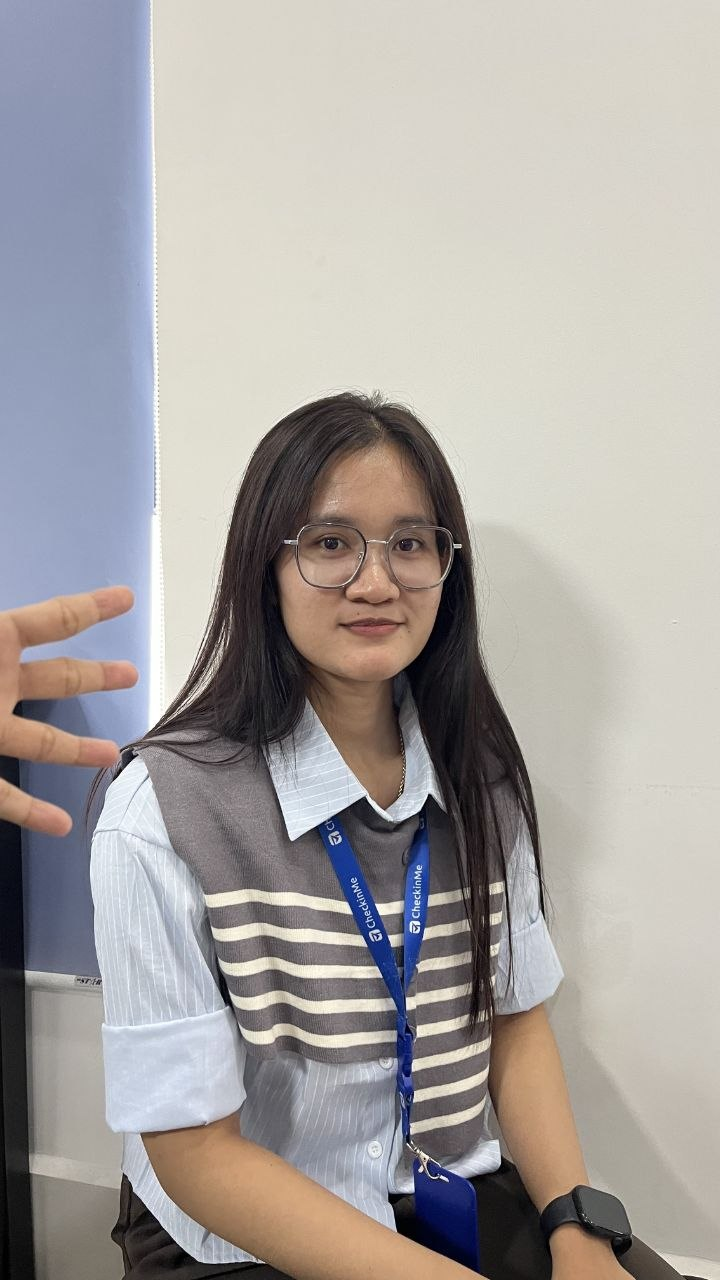
#> input picture testing-imgs/i1.jpg, 720 x 1280 px; its folder holds only this picture in this run
$ python -i benchmark_metrics.py   (imports and definitions only)   (older library calls are emulated)
#> lines starting #> are read from the running program, lines starting #| are printed output that depends on the picture
#> further down, picture is the input picture: PIL image 720x1280 RGB; mean R, G, B 167.6, 163.1, 160.7
"""
Portrait benchmarking metrics.
All public functions accept PIL Images and return scores 0-100 (higher = better).
"""

import numpy as np
import cv2
from PIL import Image
from skimage.metrics import structural_similarity
from typing import Optional, Tuple

# ---------------------------------------------------------------------------
# Internal helpers
# ---------------------------------------------------------------------------

def _to_bgr(img: Image.Image) -> np.ndarray:
    return cv2.cvtColor(np.array(img.convert("RGB")), cv2.COLOR_RGB2BGR)

def _to_gray(img: Image.Image) -> np.ndarray:
    return np.array(img.convert("L"))
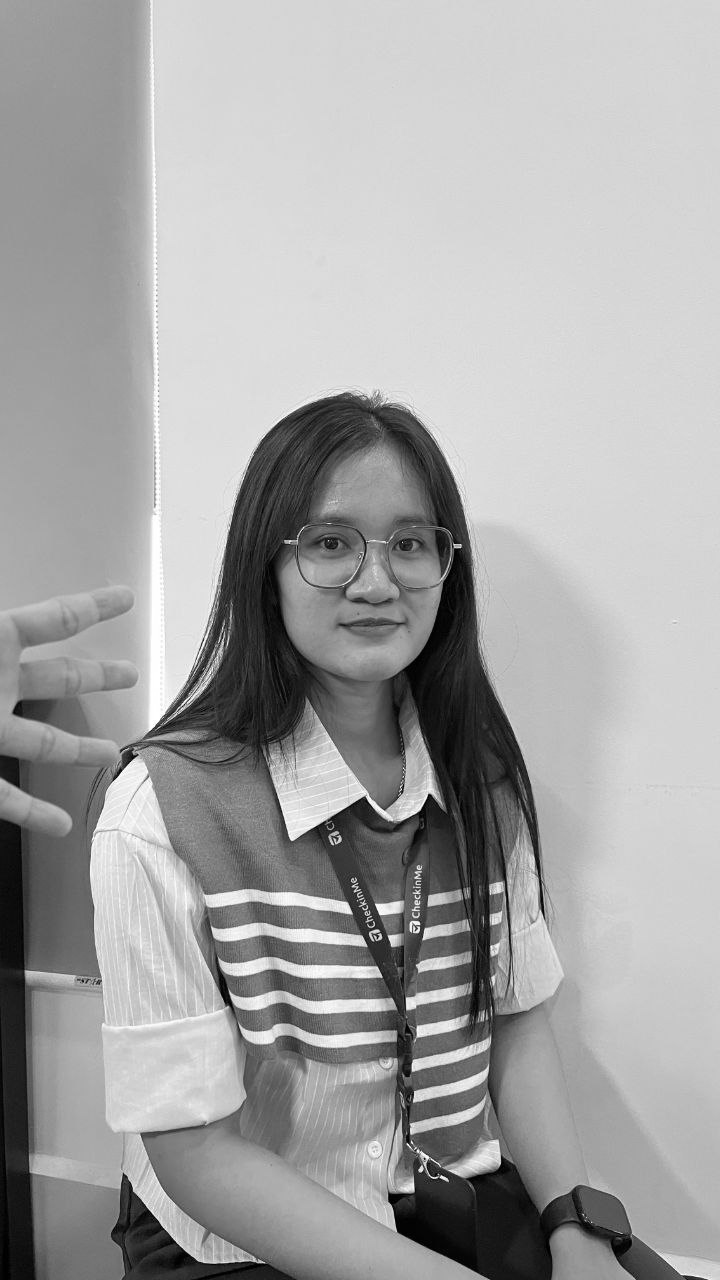
#> returned value: shape (1280, 720); min 0, max 255, mean 164.1

# ---------------------------------------------------------------------------
# Face detection
# ---------------------------------------------------------------------------

_CASCADE = None

def _get_cascade():
    global _CASCADE
    if _CASCADE is None:
        path = cv2.data.haarcascades + "haarcascade_frontalface_default.xml"
        _CASCADE = cv2.CascadeClassifier(path)
    return _CASCADE

def detect_face(img: Image.Image) -> Optional[Tuple[int, int, int, int]]:
    """Return (x, y, w, h) of the largest detected face, or None."""
    gray = _to_gray(img)
    faces = _get_cascade().detectMultiScale(
        gray, scaleFactor=1.1, minNeighbors=5, minSize=(40, 40)
    )
#> faces = [[262, 462, 210, 210]]
    if len(faces) == 0:
        return None
    return tuple(max(faces, key=lambda f: f[2] * f[3]))

# ---------------------------------------------------------------------------
# Individual metrics
# ---------------------------------------------------------------------------

# [5 lines left out: function score_sharpness, not called in this run]


def score_face_sharpness(img: Image.Image) -> float:
    """Sharpness within the detected face region (0-100)."""
    face = detect_face(img)
#> face = (262, 462, 210, 210)
    if face is None:
        return score_sharpness(img)
    x, y, w, h = face
#> x = 262; y = 462; w = 210; h = 210
    pad = int(w * 0.1)
#> pad = 21
    crop = img.crop((x + pad, y + pad, x + w - pad, y + h - pad))
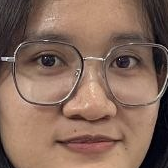
#> crop: PIL image 168x168 RGB; mean R, G, B 135.4, 106, 91.4
    gray = _to_gray(crop)
#> in _to_gray (call 2), `return np.array(img.convert("L"))`:
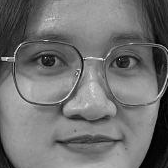
#> returned value: shape (168, 168); min 0, max 242, mean 113.1
    lap_var = cv2.Laplacian(gray, cv2.CV_64F).var()
#> lap_var = 1332.2
    return float(min(100.0, (lap_var / 1500.0) * 100.0))


# [115 lines left out: functions score_background_uniformity, score_framing, score_face_centering, score_exposure, score_skin_tone_match, score_face_ssim, not called in this run]


# ---------------------------------------------------------------------------
# Aggregation
# ---------------------------------------------------------------------------

METRIC_WEIGHTS = {
    "Face SSIM": 0.25,
    "Skin Tone Match": 0.20,
    "Face Sharpness": 0.20,
    "Background Uniformity": 0.15,
    "Framing": 0.10,
    "Face Centering": 0.05,
    "Exposure": 0.05,
}

METRIC_DESCRIPTIONS = {
    "Sharpness":             "Overall image clarity (Laplacian variance)",
    "Face Sharpness":        "Focus quality within the detected face region",
    "Background Uniformity": "How solid / uniform the background is",
    "Framing":               "Face occupies correct portion of the frame",
    "Face Centering":        "Face is horizontally centered",
    "Exposure":              "Luminance in the ideal studio portrait range",
    "Skin Tone Match":       "Face-region color histogram similarity vs reference",
    "Face SSIM":             "Structural similarity of face region vs reference photo",
    "Overall":               "Weighted composite of all metrics above",
}

RADAR_METRICS = [
    "Face SSIM", "Skin Tone Match", "Face Sharpness",
    "Background Uniformity", "Framing", "Face Centering", "Exposure",
]


# [22 lines left out: function compute_all, not called in this run]

>>> from PIL import Image
>>> picture = Image.open('testing-imgs/i1.jpg')
>>> result = score_face_sharpness(picture)
#> result = 88.82

$ run again, on testing-imgs/i2.jpg
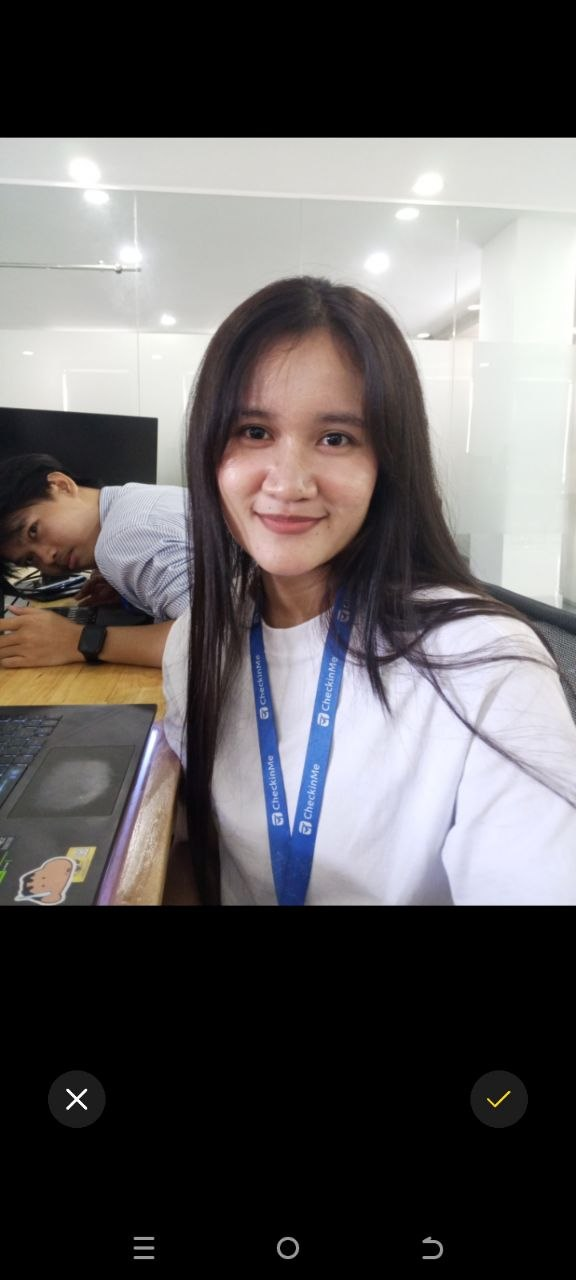
#> input picture testing-imgs/i2.jpg, 576 x 1280 px
#> picture is the input picture: PIL image 576x1280 RGB; mean R, G, B 97.2, 93.9, 94.5
#> faces = [[191, 357, 212, 212]]
#> face = (191, 357, 212, 212)
#> x = 191; y = 357; w = 212
#> pad = 21
#> in score_face_sharpness, `crop = img.crop((x + pad, y + pad, x + w - pad, y + h - pad))`:
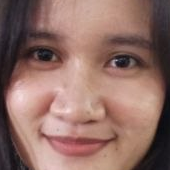
#> crop: PIL image 170x170 RGB; mean R, G, B 144.3, 110, 101.9
#> in _to_gray (call 2), `return np.array(img.convert("L"))`:
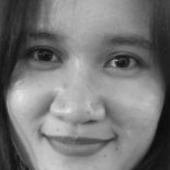
#> returned value: shape (170, 170); min 9, max 229, mean 119.3
#> lap_var = 65.24
#> result = 4.35

$ run again, on testing-imgs/i3.jpg
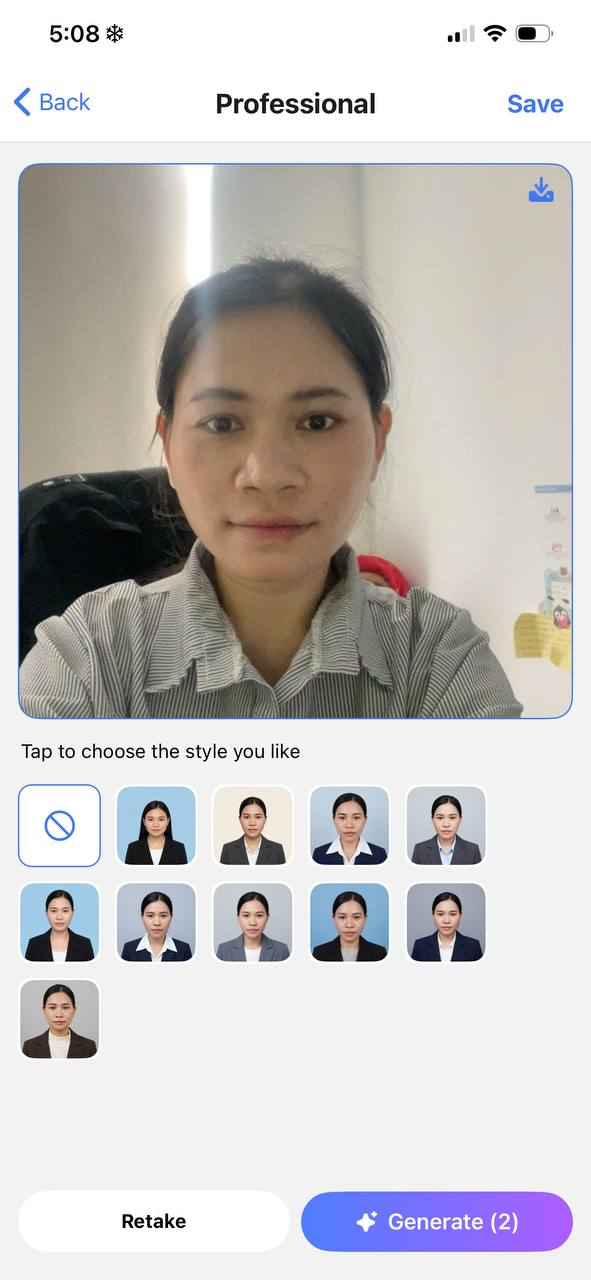
#> input picture testing-imgs/i3.jpg, 591 x 1280 px
#> picture is the input picture: PIL image 591x1280 RGB; mean R, G, B 197.4, 194.2, 192.9
#> faces = [[325, 797, 52, 52], [135, 897, 46, 46], [326, 898, 48, 48], [35, 989, 49, 49], [286, 811, 125, 125], [188, 808, 127, 127], [388, 808, 121, 121], [150, 327, 251, 251]]
#> face = (150, 327, 251, 251)
#> x = 150; y = 327; w = 251
#> pad = 25
#> in score_face_sharpness, `crop = img.crop((x + pad, y + pad, x + w - pad, y + h - pad))`:
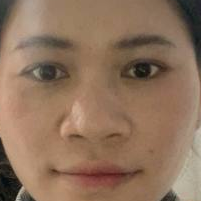
#> crop: PIL image 201x201 RGB; mean R, G, B 142.8, 114.1, 92.1
#> in _to_gray (call 2), `return np.array(img.convert("L"))`:
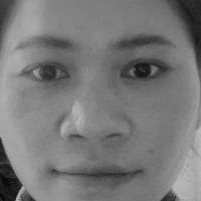
#> returned value: shape (201, 201); min 6, max 194, mean 120.2
#> lap_var = 61.81
#> result = 4.12

$ run again, on testing-imgs/i4.jpg
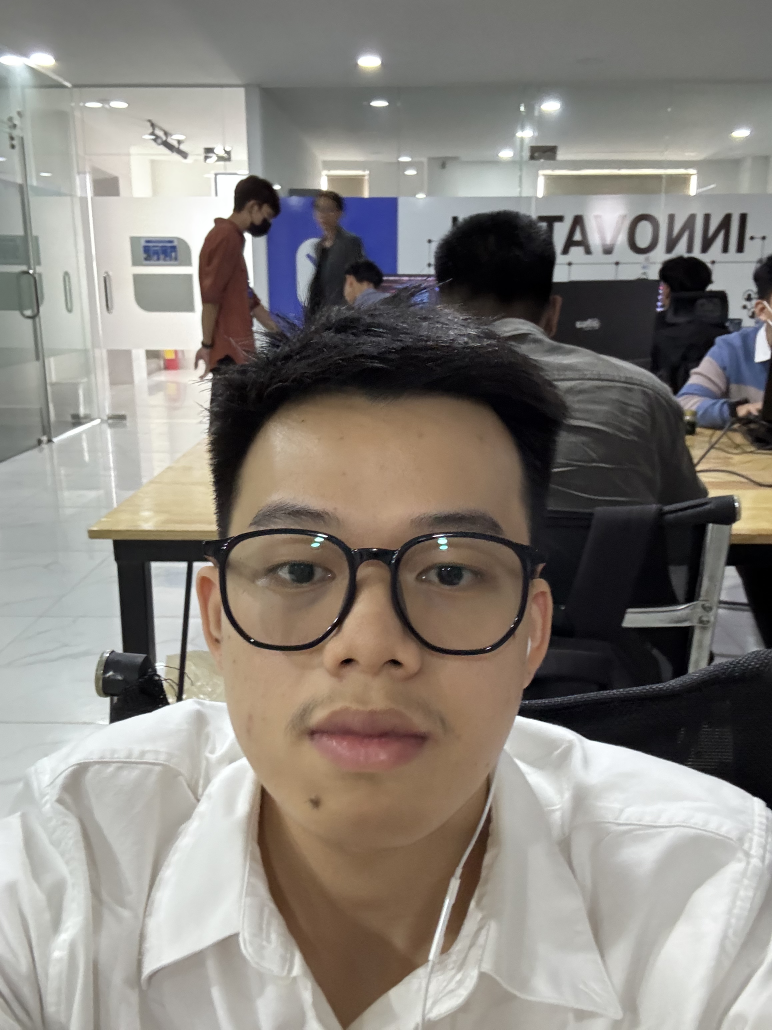
#> input picture testing-imgs/i4.jpg, 2316 x 3088 px (shown at 1/3 size)
#> picture is the input picture: PIL image 2316x3088 RGB; mean R, G, B 136.1, 131.1, 125
#> faces = [[1238, 2914, 54, 54], [924, 590, 99, 99], [522, 1200, 1270, 1270]]
#> face = (522, 1200, 1270, 1270)
#> x = 522; y = 1200; w = 1270
#> pad = 127
#> in score_face_sharpness, `crop = img.crop((x + pad, y + pad, x + w - pad, y + h - pad))`:
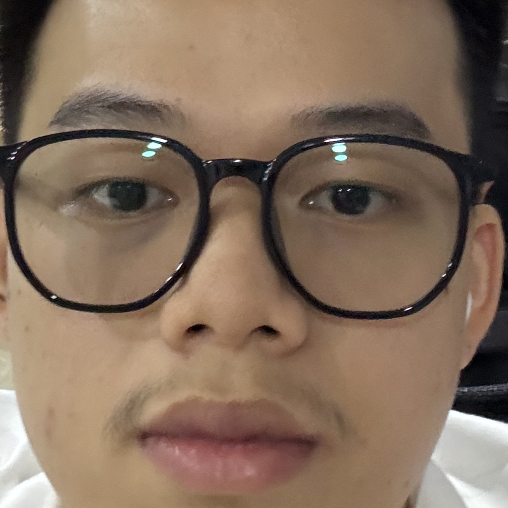
#> crop: PIL image 1016x1016 RGB (shown at 1/2 size); mean R, G, B 133.6, 111.7, 93.8
#> in _to_gray (call 2), `return np.array(img.convert("L"))`:
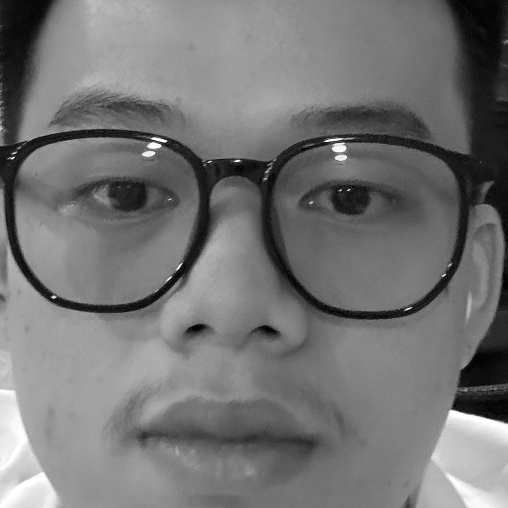
#> returned value: shape (1016, 1016) (shown at 1/2 size); min 0, max 255, mean 116.2
#> lap_var = 132.7
#> result = 8.84
